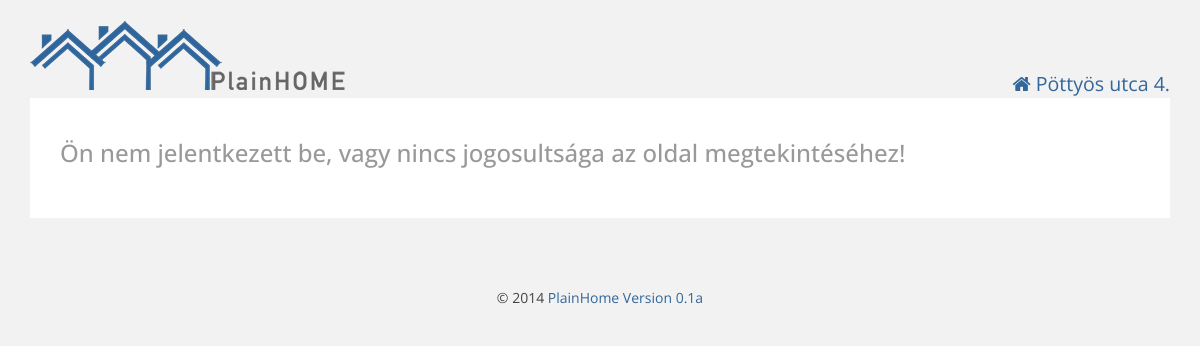
/updatedeposit.php?id=2 (signed in), run on an earlier commit of the app's database.
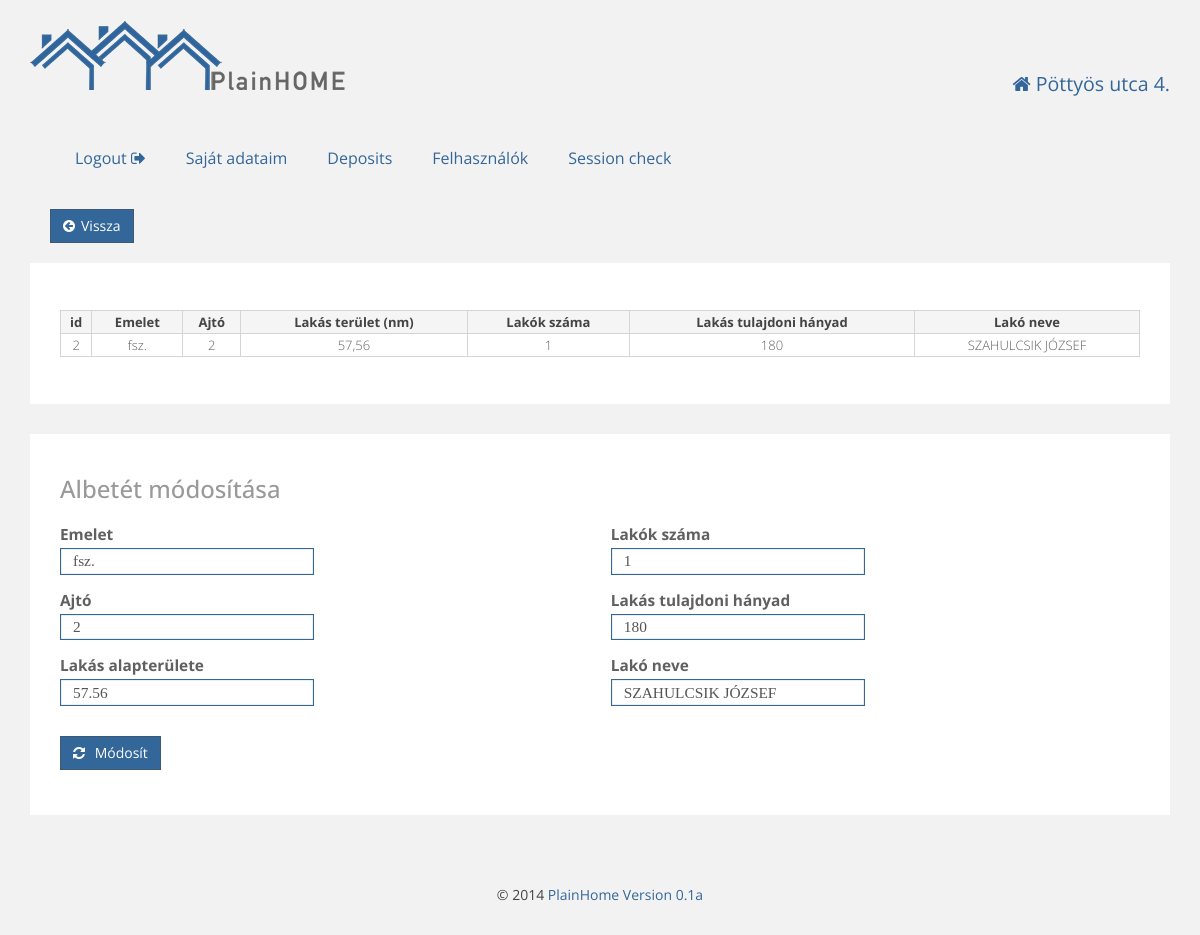
And on a later commit of the database.
### tables this page shows
CREATE TABLE IF NOT EXISTS `deposits` (
  `id` int(11) NOT NULL AUTO_INCREMENT,
  `floor` varchar(5) NOT NULL,
  `door` varchar(4) NOT NULL,
  `area` double NOT NULL,
  `residents_no` int(11) NOT NULL,
  `area_ratio` double NOT NULL,
  `resident_name` text NOT NULL,
  PRIMARY KEY (`id`)
);

### html.php (the view, shortened to what the changed rows need)
<?php
function htmlHead($title, $house) {
    echo <<<EOT
	<!doctype html>
<html>
    <head>
        <meta http-equiv="Content-Type" content="text/html; charset=UTF-8">
		<meta name="viewport" content="width=device-width, initial-scale=1.0">
		<link href="favicon.ico" rel="icon" type="image/x-icon" />
        <title>$title - $house</title>
        <script src="http://code.jquery.com/jquery.min.js"></script>
        <script src="js/bootstrap.js"></script>
        <script src="js/bootstrap-dialog.js" type="text/javascript"></script>
        <link href='http://fonts.googleapis.com/css?family=Open+Sans' rel='stylesheet' type='text/css'>
        <link href="css/bootstrap-dialog.css" rel="stylesheet" type="text/css"/>
		<link href="css/bootstrap.css" rel="stylesheet">
		<link href="css/style.css" rel="stylesheet">
		<link href="css/plainhome.css" rel="stylesheet">
		<link href="css/datepicker.css" rel="stylesheet">
		<link href="css/font-awesome.min.css" rel="stylesheet">
	<!--[if lt IE 9]>
		<script src="js/html5shiv.js"></script>
		<script src="js/respond.js"></script>
	<![endif]-->
     </head>
    <body>
EOT;
}
function htmlEnd() {
    echo <<<EOT
			</div>
			<div class="footer">
				<p class="textCenter">
					&copy; 2014 <a href="http://webariel.hu" target="_blank">PlainHome Version 0.1a</a></p>
			</div>
		</div>
		<script src="js/jquery.js"></script>
		<script src="js/plainhome.js"></script>
		<script type="text/javascript" src="js/stacktable.js"></script>
	</body>
	</html>
EOT;
}
function webheader($user) {
    global $house;
    echo <<<EOT
    <div class="container">
	    <div class="row">
	        <div class="col-md-8">
	            <div class="logo">
	                <a href="index.php"><img alt="PlainHome" src="pics/logo.png" /></a>
	            </div>
	        </div>
	        <div class="col-md-4 userInfo">
	            <p class="textRight"><i class="fa fa-home"></i> {$house['name']}</p>
	        </div>
	        <div>
	            <div class="nav">
	                <input type="checkbox" id="toggle" />
EOT;
    if (!isset($user["user"]))
    {
        echo <<<EOT
	            <div>
	                <label for="toggle" class="toggle" data-open="Menü" data-close="Bezár" onclick></label>
	                <ul class="menu">
	                    <li><a href="login.php"><i class="fa fa-sign-in"></i> Login</a></li>
	                    <li><a href="adminlogin.php">Admin login</a></li>
	                </ul>
	            </div>
EOT;
    }
    else if (($user["admin"] == 1) && ((isset($user["depositid"]))))
    {
        echo <<<EOT
	            <div>
	                <label for="toggle" class="toggle" data-open="Menü" data-close="Bezár" onclick></label>
	                <ul class="menu">
	                    <li><a href="index.php?logout=1">Logout <i class="fa fa-sign-out"></i></a></li>
                            <li><a href="mydepo.php">Saját adataim</a></li>
                            <li><a href="deposits.php">Deposits</a></li>
	                    <li><a href="allresidents.php">Felhasználók</a></li>
	                    <li><a href="session.php">Session check</a></li>
	                </ul>
	            </div>
EOT;
    }
    echo <<<EOT
                </div>
			</div>
	    </div>
EOT;
}
function notLoggedIn() {
    echo <<<EOT
		<div class="content">
			<h3>Ön nem jelentkezett be, vagy nincs jogosultsága az oldal megtekintéséhez!</h3>
                </div>
EOT;
}
function updateDeposit($depo) {
    echo <<<EOT
		<div class="content">
		    <h3>Albetét módosítása</h3>
		    <form id="contactform" action="updatedepo.php" method="post">
		        <div class="formcolumn">
		            <label for="floor">Emelet</label>
		            <input type="text" id="floor" name="floor" class="form-control" value="{$depo['floor']}">
		            <label for="door">Ajtó</label>
		            <input type="text" id="door" name="door" class="form-control" value="{$depo['door']}">
		            <label for="area">Lakás alapterülete</label>
		            <input type="text" id="area" name="area" class="form-control" value="{$depo['area']}">
		        </div>
		        <div class="formcolumn">
		            <label for="residents">Lakók száma</label>
		            <input type="text" id="residents" name="residents" class="form-control" value="{$depo['residents_no']}">
		            <label for="area_ratio">Lakás tulajdoni hányad</label>
		            <input type="text" id="area_ratio" name="area_ratio" class="form-control" value="{$depo['area_ratio']}">
		            <label for="note">Lakó neve</label>
		            <input type="text" id="note" name="note" class="form-control" value="{$depo['resident_name']}">
		            <input type="hidden" id="id" name="id" class="form-control" value="{$depo['id']}">
		        </div>
		        <div class="buttons">
		            <button type="input" name="submit" value="Módosít" class="btn btn-success btn-icon"><i class="fa fa-refresh"></i> Módosít</button>
		        </div>
		    </form>
		</div>
		</div>
EOT;
}

### updatedeposit.php (shortened to what the changed rows need)
<?php
include_once 'db.php';
include_once 'html.php';
$id = $_GET['id'];
htmlHead($website['title'], $house['name']);
webheader($_SESSION);
if (isset($_SESSION["admin"]) && ($_SESSION["admin"] > 0))
{
	echo '<div class="buttons btn-back">
		   <form action="deposits.php">
		   <button type="input" class="btn btn-success btn-icon"><i class="fa fa-arrow-circle-left"></i>Vissza</button>
		   </form>
		   </div>';
$table=getADeposit($id);
updatedeposit($table);
}
else
{
    notLoggedIn();
}
htmlEnd();

### db.php (shortened to what the changed rows need)
<?php
function getADeposit($id) {
    $sql = "SELECT `id`, `floor`, `door`, `area`, "
            . "`residents_no`, `area_ratio`, "
            . "`resident_name` FROM `deposits` WHERE `id`=$id;";
    $result = mysql_query($sql);
    $table = array();
    while ($row = mysql_fetch_assoc($result)) {
        $table[] = $row;
    }
    echo '<div class="content"><table id="results">';
    echo <<<EOT
<thead>
<tr>
   <th> id </th>
   <th> Emelet </th>
   <th> Ajtó </th>
   <th> Lakás terület (nm) </th>
   <th> Lakók száma </th>
   <th> Lakás tulajdoni hányad </th>
   <th> Lakó neve </th>
</tr>
</thead>
EOT;
    foreach ($table as $row) {
        echo '<tbody>';
        echo '<tr>';
        foreach ($row as $value) {
            if (is_numeric($value))
            {
                echo '<td>' . str_replace(".", ",", round($value, 2)) . '</td>';
            }
            else
            {
                echo '<td>' . $value . '</td>';
            }
        }
        echo '</tr>';
        echo '</tbody>';
    }
    echo '</table>';
    echo '</div>';
    return $row;
}

What changed in the data, as far as the page shows it:
now on this page (row edited): deposits: value "2", floor "fsz.", area "57,56", residents_no "1", area_ratio "180", resident_name "SZAHULCSIK JÓZSEF", door "2", area "57.56", residents "1", note "SZAHULCSIK JÓZSEF"
Also different on the page:
text no longer shown: "Ön nem jelentkezett be, vagy nincs jogosultsága az oldal megtekintéséhez!"
text now shown: "Logout Saját adataim Deposits Felhasználók Session check Vissza id Emelet Ajtó Lakás terület (nm) Lakók száma Lakás tulajdoni hányad Lakó neve Albetét módosítása Emelet Ajtó Lakás alapterülete Lakók száma Lakás tulajdoni hányad Lakó neve Módosít"
